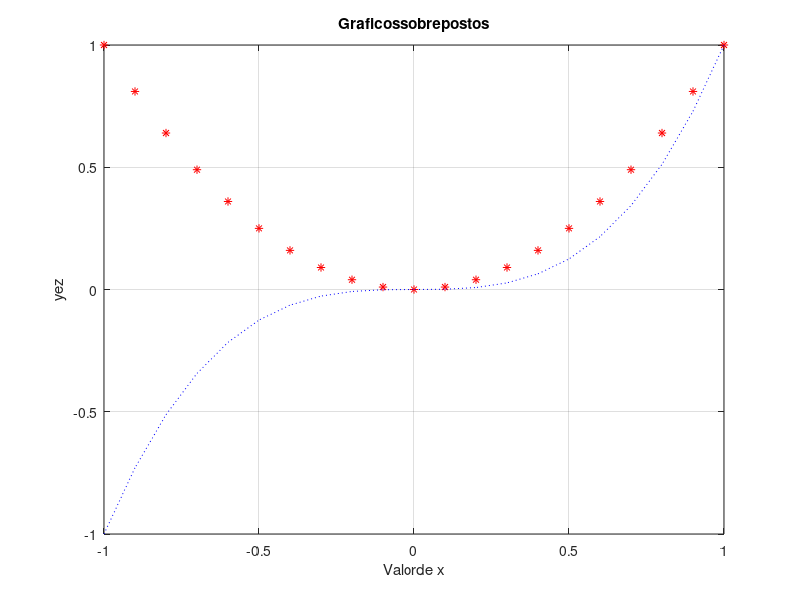

The MATLAB source for this figure:
% Em algumas ocasiões é interessante que as escalas dos eixos sejam 
% represen- tadas em escala logarítmica (ao invés da escala linear padrão). 
% Nestes casos, é possível usar as funções semilogx, semilogy ou loglog, 
% que alteram, respec- tivamente, a escala do eixo x, do eixo y e de ambos. 
% Normalmente os valores que compõem tais gráficos também são gerados com 
% espaçamentos logarítmicos, via função logspace.
% A função plot pode trabalhar com várias duplas de vetores, sobrepondo 
% mais de um gráfico em uma mesma janela. O resultado da seqüência de 
% comandos a seguir está representado naFigura 5.

function dois_graficos()

x = -1:0.1:1; %Criavetor'x':valoresentre1e-1espacadosde0.1 
y = x.^2; %Calculay
z = x.^3; %CalculaZ
plot(x,y,'r*',x,z,'b:') %Tracaosdoisgraficos-xvsyexvsz 
xlabel('Valorde x') %Nomeiaoeixox 
ylabel('yez') %Nomeiaoeixoy
title('Graficossobrepostos')%Atribuiumtituloaografico 
grid%Ativaaslinhasdegradedajanela



end